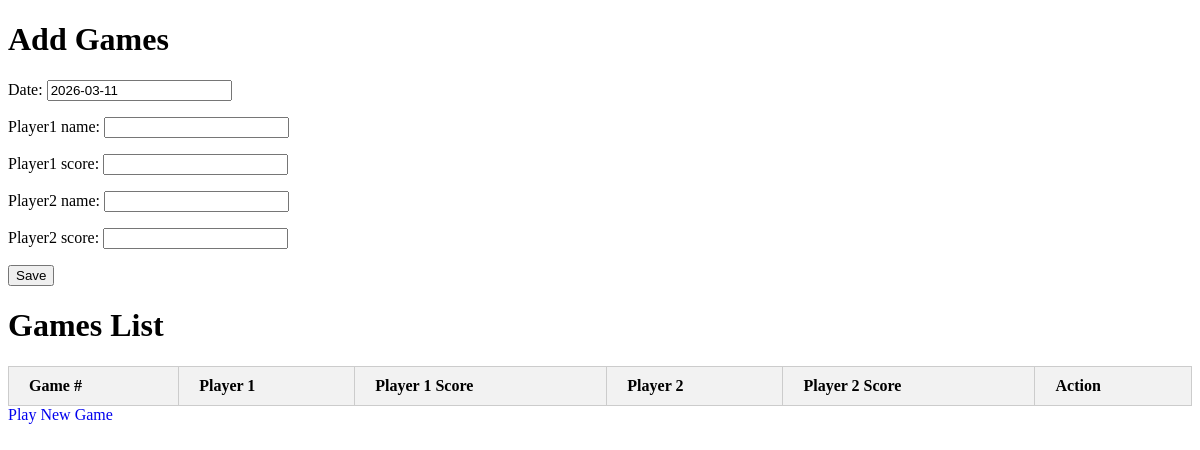
The app's page /game/games_view/, older data.
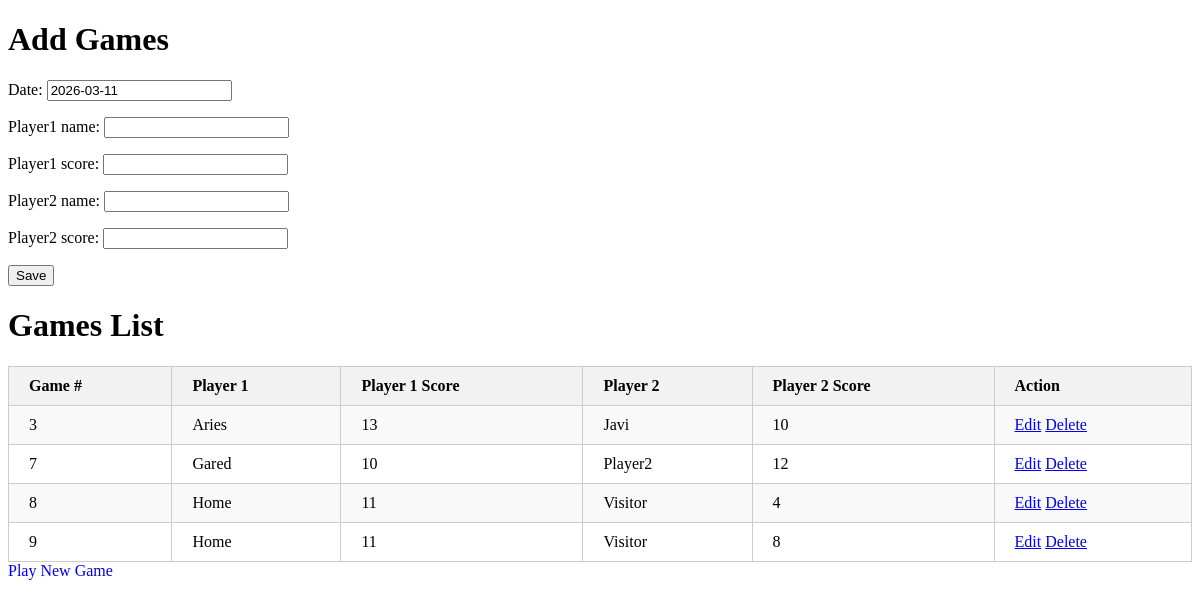
The same page, newer data.
### hello_world_app/models.py (models this page shows, shortened)
class Games(models.Model):
    date = models.DateField(default=date.today())
    player1_score = models.IntegerField()
    player2_score = models.IntegerField()
    player1_name = models.CharField(max_length=100)
    player2_name = models.CharField(max_length=100)
    winner = models.CharField(max_length=100, default="player1")

### hello_world_app/views.py (the view)
# urls.py: path('game/games_view/', views.games_view, name='games_view'),
def games_view(request):
	games = Games.objects.all()
	if request.method == "POST":
		form = GamesForm(request.POST)
		if form.is_valid():
			form.save()
			return redirect('/game/games_view') # Redirect to the same page
	else:
		form = GamesForm()
	return render(request, 'games_list_css.html', {'form': form, 'games': games})

### hello_world_app/forms.py (shortened to what this page needs)
class GamesForm(forms.ModelForm):
    class Meta:
        model = Games
        fields = ['date', 'player1_name', 'player1_score', 'player2_name', 'player2_score']

### hello_world_app/templates/games_list_css.html (shortened to what this page needs)
<!DOCTYPE html>
<html lang="en">
  <head>
  </head>
  <body>
    <h1>Add Games</h1>
    <form method="POST">
      {% csrf_token %} {{ form.as_p }}
      <button type="submit">Save</button>
    </form>
    <h1>Games List</h1>
    <table>
      <tr>
        <th>Game #</th>
        <th>Player 1</th>
        <th>Player 1 Score</th>
        <th>Player 2</th>
        <th>Player 2 Score</th>
        <th>Action</th>
      </tr>
      {% for game in games %}
      <tr>
        <td>{{ game.id }}</td>
        <td>{{ game.player1_name }}</td>
        <td>{{ game.player1_score }}</td>
        <td>{{ game.player2_name }}</td>
        <td>{{ game.player2_score }}</td>
        <td>
          <a href="{% url 'edit_game' game.id %}">Edit</a>
          <a href="{% url 'delete_game' game.id %}">Delete</a>
        </td>
      </tr>
      {% endfor %}
    </table>
    <a href="/" style="text-decoration:none; display:inline-block;">Play New Game</a>
  </body>
</html>

### hello_world_app/templates/games_list_css.html (style rules this page uses)
table { border-collapse: collapse; width: 100%; }
th, td { padding: 10px 20px; text-align: left; border: 1px solid #ccc; }
th { background-color: #f2f2f2; font-weight: bold; }
tr:nth-child(even) { background-color: #f9f9f9; }

Row changes from the older to the newer data that the page shows:
added Games: id "3", player1_name "Aries", player1_score "13", player2_name "Javi", player2_score "10"
added Games: id "7", player1_name "Gared", player1_score "10", player2_name "Player2", player2_score "12"
added Games: id "8", player1_name "Home", player1_score "11", player2_name "Visitor", player2_score "4"
added Games: id "9", player1_name "Home", player1_score "11", player2_name "Visitor", player2_score "8"
